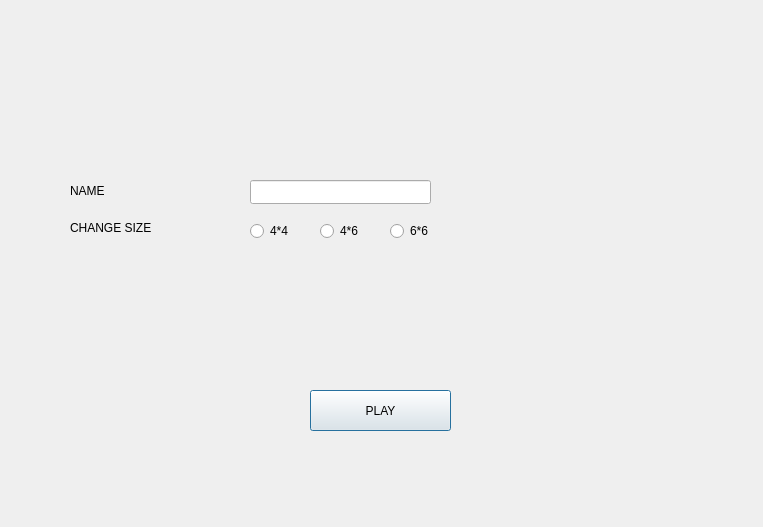
<?xml version="1.0" encoding="UTF-8"?>
<ui version="4.0">
 <class>Dialog</class>
 <widget class="QDialog" name="Dialog">
  <property name="geometry">
   <rect>
    <x>0</x>
    <y>0</y>
    <width>763</width>
    <height>527</height>
   </rect>
  </property>
  <property name="windowTitle">
   <string>Dialog</string>
  </property>
  <widget class="QLineEdit" name="lineEdit">
   <property name="geometry">
    <rect>
     <x>250</x>
     <y>180</y>
     <width>181</width>
     <height>24</height>
    </rect>
   </property>
  </widget>
  <widget class="QLabel" name="label">
   <property name="geometry">
    <rect>
     <x>70</x>
     <y>180</y>
     <width>71</width>
     <height>21</height>
    </rect>
   </property>
   <property name="text">
    <string>NAME</string>
   </property>
  </widget>
  <widget class="QLabel" name="label_2">
   <property name="geometry">
    <rect>
     <x>70</x>
     <y>220</y>
     <width>121</width>
     <height>16</height>
    </rect>
   </property>
   <property name="text">
    <string>CHANGE SIZE</string>
   </property>
  </widget>
  <widget class="QPushButton" name="pushButton">
   <property name="geometry">
    <rect>
     <x>310</x>
     <y>390</y>
     <width>141</width>
     <height>41</height>
    </rect>
   </property>
   <property name="text">
    <string>PLAY</string>
   </property>
  </widget>
  <widget class="QRadioButton" name="radioButton">
   <property name="geometry">
    <rect>
     <x>250</x>
     <y>220</y>
     <width>51</width>
     <height>22</height>
    </rect>
   </property>
   <property name="text">
    <string>4*4</string>
   </property>
  </widget>
  <widget class="QRadioButton" name="radioButton_2">
   <property name="geometry">
    <rect>
     <x>320</x>
     <y>220</y>
     <width>61</width>
     <height>22</height>
    </rect>
   </property>
   <property name="text">
    <string>4*6</string>
   </property>
  </widget>
  <widget class="QRadioButton" name="radioButton_3">
   <property name="geometry">
    <rect>
     <x>390</x>
     <y>220</y>
     <width>71</width>
     <height>22</height>
    </rect>
   </property>
   <property name="text">
    <string>6*6</string>
   </property>
  </widget>
 </widget>
 <resources/>
 <connections/>
</ui>
